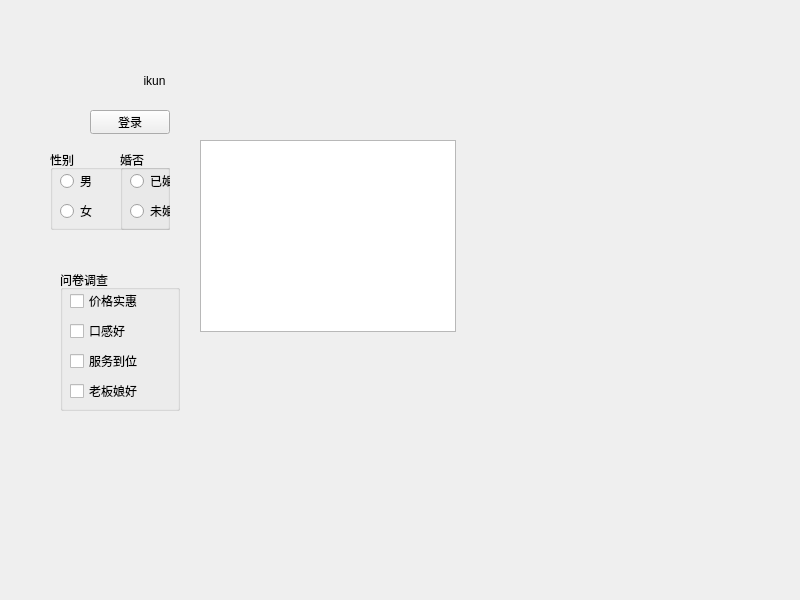
<?xml version="1.0" encoding="UTF-8"?>
<ui version="4.0">
 <class>Widget</class>
 <widget class="QWidget" name="Widget">
  <property name="geometry">
   <rect>
    <x>0</x>
    <y>0</y>
    <width>800</width>
    <height>600</height>
   </rect>
  </property>
  <property name="windowTitle">
   <string>Widget</string>
  </property>
  <widget class="QPushButton" name="pushButton">
   <property name="geometry">
    <rect>
     <x>90</x>
     <y>110</y>
     <width>80</width>
     <height>24</height>
    </rect>
   </property>
   <property name="text">
    <string>登录</string>
   </property>
  </widget>
  <widget class="QToolButton" name="toolButton">
   <property name="geometry">
    <rect>
     <x>104</x>
     <y>60</y>
     <width>101</width>
     <height>41</height>
    </rect>
   </property>
   <property name="text">
    <string>ikun</string>
   </property>
   <property name="icon">
    <iconset resource="res.qrc">
     <normaloff>:/Images/kunkun.jpg</normaloff>:/Images/kunkun.jpg</iconset>
   </property>
   <property name="iconSize">
    <size>
     <width>32</width>
     <height>32</height>
    </size>
   </property>
   <property name="toolButtonStyle">
    <enum>Qt::ToolButtonTextBesideIcon</enum>
   </property>
   <property name="autoRaise">
    <bool>true</bool>
   </property>
  </widget>
  <widget class="QGroupBox" name="groupBox">
   <property name="geometry">
    <rect>
     <x>50</x>
     <y>150</y>
     <width>120</width>
     <height>80</height>
    </rect>
   </property>
   <property name="title">
    <string>性别</string>
   </property>
   <widget class="QRadioButton" name="rBtnMan">
    <property name="geometry">
     <rect>
      <x>10</x>
      <y>20</y>
      <width>97</width>
      <height>22</height>
     </rect>
    </property>
    <property name="text">
     <string>男</string>
    </property>
   </widget>
   <widget class="QRadioButton" name="rBtnWoman">
    <property name="geometry">
     <rect>
      <x>10</x>
      <y>50</y>
      <width>97</width>
      <height>22</height>
     </rect>
    </property>
    <property name="text">
     <string>女</string>
    </property>
   </widget>
   <widget class="QGroupBox" name="groupBox_2">
    <property name="geometry">
     <rect>
      <x>70</x>
      <y>0</y>
      <width>120</width>
      <height>80</height>
     </rect>
    </property>
    <property name="title">
     <string>婚否</string>
    </property>
    <widget class="QRadioButton" name="radioButton_3">
     <property name="geometry">
      <rect>
       <x>10</x>
       <y>20</y>
       <width>97</width>
       <height>22</height>
      </rect>
     </property>
     <property name="text">
      <string>已婚</string>
     </property>
    </widget>
    <widget class="QRadioButton" name="radioButton_4">
     <property name="geometry">
      <rect>
       <x>10</x>
       <y>50</y>
       <width>97</width>
       <height>22</height>
      </rect>
     </property>
     <property name="text">
      <string>未婚</string>
     </property>
    </widget>
   </widget>
  </widget>
  <widget class="QGroupBox" name="groupBox_3">
   <property name="geometry">
    <rect>
     <x>60</x>
     <y>270</y>
     <width>120</width>
     <height>141</height>
    </rect>
   </property>
   <property name="title">
    <string>问卷调查</string>
   </property>
   <widget class="QCheckBox" name="cBox">
    <property name="geometry">
     <rect>
      <x>10</x>
      <y>110</y>
      <width>81</width>
      <height>22</height>
     </rect>
    </property>
    <property name="text">
     <string>老板娘好</string>
    </property>
    <property name="tristate">
     <bool>true</bool>
    </property>
   </widget>
   <widget class="QCheckBox" name="checkBox">
    <property name="geometry">
     <rect>
      <x>10</x>
      <y>20</y>
      <width>81</width>
      <height>22</height>
     </rect>
    </property>
    <property name="text">
     <string>价格实惠</string>
    </property>
   </widget>
   <widget class="QCheckBox" name="checkBox_3">
    <property name="geometry">
     <rect>
      <x>10</x>
      <y>80</y>
      <width>81</width>
      <height>22</height>
     </rect>
    </property>
    <property name="text">
     <string>服务到位</string>
    </property>
   </widget>
   <widget class="QCheckBox" name="checkBox_2">
    <property name="geometry">
     <rect>
      <x>10</x>
      <y>50</y>
      <width>81</width>
      <height>22</height>
     </rect>
    </property>
    <property name="text">
     <string>口感好</string>
    </property>
   </widget>
  </widget>
  <widget class="QListWidget" name="listWidget">
   <property name="geometry">
    <rect>
     <x>200</x>
     <y>140</y>
     <width>256</width>
     <height>192</height>
    </rect>
   </property>
  </widget>
 </widget>
 <resources>
  <include location="res.qrc"/>
 </resources>
 <connections/>
</ui>
